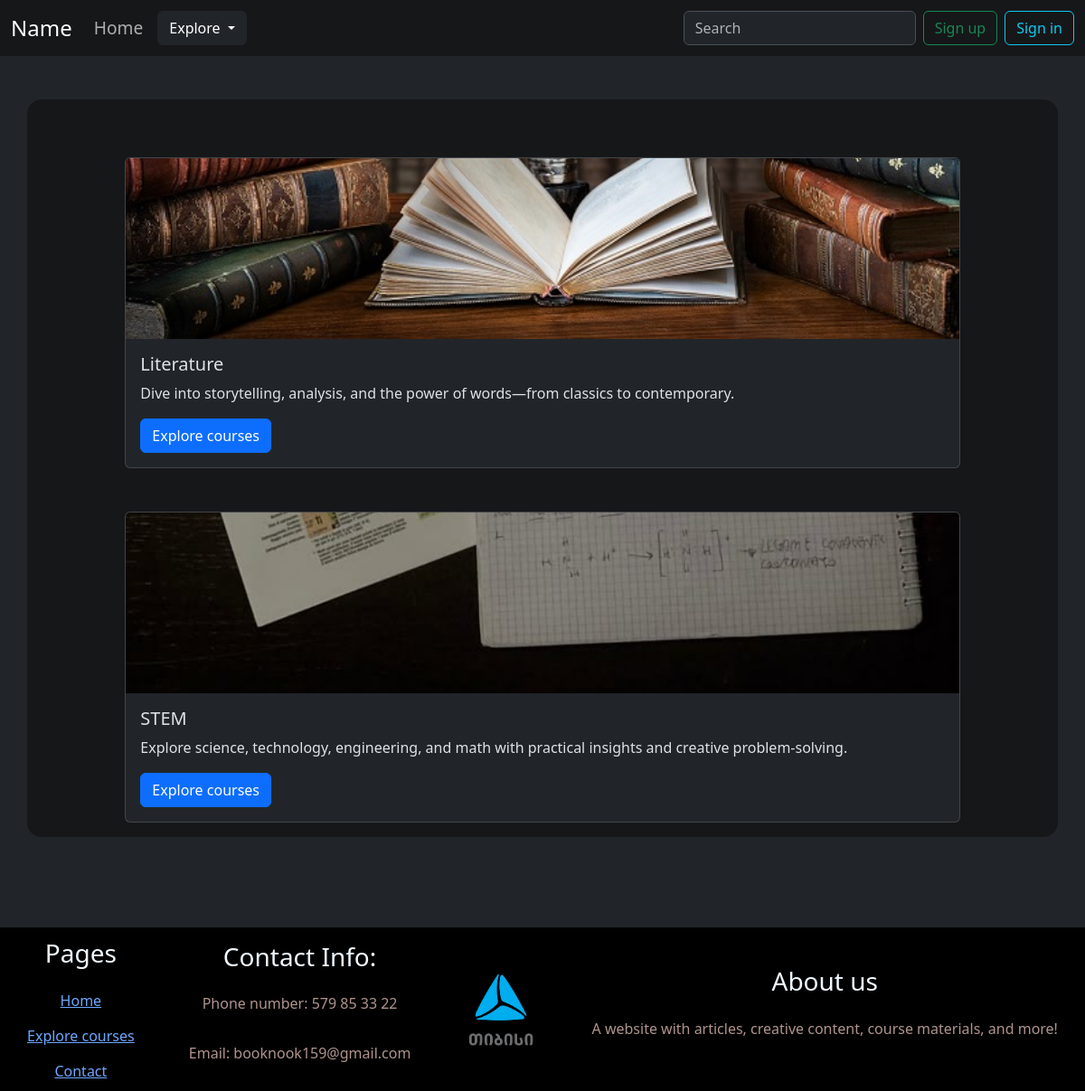
Page /category on the earlier database version.
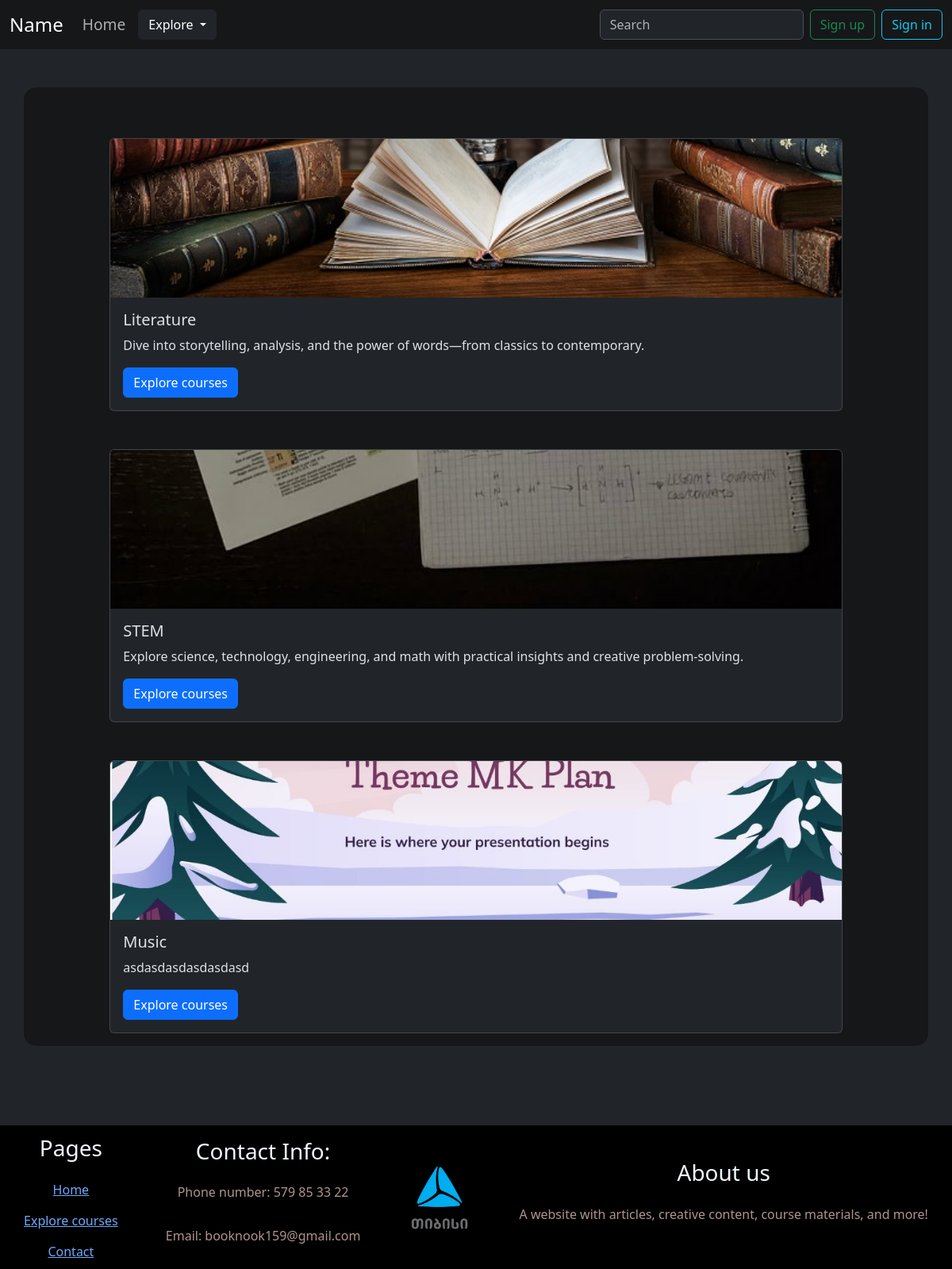
Same page on the later database version.
### models.py (models this page shows, shortened)
class BaseModel:
    def create(self):
        db.session.add(self)
        db.session.commit()

class Category(db.Model, BaseModel):
    __tablename__ = "categories"
    id = db.Column(db.Integer(), primary_key=True)
    Name = db.Column(db.String(), nullable=False)
    Description = db.Column(db.String(), nullable=False)
    image = db.Column(db.String(), nullable=False)
    Link = db.Column(db.String(), nullable=False)

### routes.py (the view)
@app.route('/category')
def categories():
    category_list = Category.query.all()
    return render_template("categories.html", category_list = category_list)

### templates/categories.html (shortened to what this page needs)
{% extends "base.html" %}
{% block content %}
    {% for category in category_list %}
    <br>
    <br>
    <div style="display: flex; flex-wrap: wrap; justify-content: space-evenly; gap: 30px;">
    <div class="card col-10" >
      <img src="/static/images/{{ category['image'] }}" class="card-img-top" alt="...">
      <div class="card-body">
        <h5 class="card-title">{{category['Name']}}</h5>
        <p class="card-text">{{category['Description']}}</p>
        <a href="{{category['Link']}}" class="btn btn-primary">Explore courses</a>
      </div>
    </div>
    </div>
    {% endfor %}
{% endblock %}

Differences in the rows shown:
added Category: image (picture), Name "Music", Description "asdasdasdasdasdasd"
